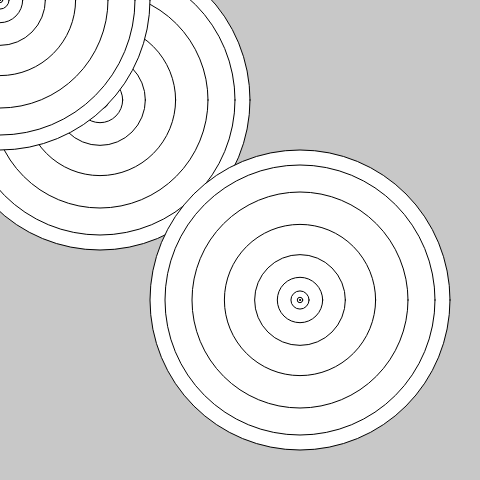
Frame 1 (no input)
Frame 60 (no input): identical to frame 1, image omitted
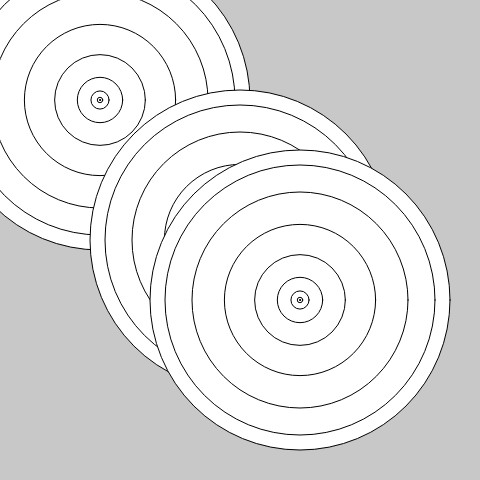
Frame 120 (the mouse pressed at the canvas centre since frame 60)

The p5.js sketch that drew these frames (run headless with seeded random() and noise() and a simulated clock; from frame 60 on, the mouse is pressed at the canvas centre):

// p5.js sketch
// ── sketch.js
var circleSize;

function setup () {
	createCanvas(480, 480);	
}

function draw() {
	background(200);
	drawTarget (100, 100, 200);
	drawTarget (mouseX, mouseY, mouseX * mouseY);
	drawTarget (300, 300, 100) ;
}


function drawTarget( x, y, circleSize, numOfCircles ) {
	circleSize = 300;
	var numOfCircles = 10;
	for (var i =0; i < numOfCircles; i++) {
		var segment = i/numOfCircles;
		fill(segment + 255);
		circleSize = circleSize - segment * circleSize;
		ellipse(x, y, circleSize, circleSize);
	}
}
